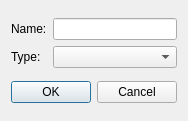
<?xml version="1.0" encoding="UTF-8"?>
<ui version="4.0">
 <class>AddCustomPropertyDialog</class>
 <widget class="QDialog" name="AddCustomPropertyDialog">
  <property name="geometry">
   <rect>
    <x>0</x>
    <y>0</y>
    <width>176</width>
    <height>121</height>
   </rect>
  </property>
  <property name="windowTitle">
   <string>Add Custom Property</string>
  </property>
  <property name="windowIcon">
   <iconset>
    <normaloff>AddProperty.svg</normaloff>AddProperty.svg</iconset>
  </property>
  <layout class="QVBoxLayout" name="verticalLayout">
   <item>
    <layout class="QGridLayout" name="Layout">
     <item row="0" column="0">
      <widget class="QLabel" name="label">
       <property name="text">
        <string>Name:</string>
       </property>
      </widget>
     </item>
     <item row="0" column="1">
      <widget class="QLineEdit" name="Name"/>
     </item>
     <item row="1" column="0">
      <widget class="QLabel" name="label_2">
       <property name="text">
        <string>Type:</string>
       </property>
      </widget>
     </item>
     <item row="1" column="1">
      <widget class="QComboBox" name="Type"/>
     </item>
    </layout>
   </item>
   <item>
    <widget class="QDialogButtonBox" name="buttonBox">
     <property name="orientation">
      <enum>Qt::Horizontal</enum>
     </property>
     <property name="standardButtons">
      <set>QDialogButtonBox::Cancel|QDialogButtonBox::Ok</set>
     </property>
    </widget>
   </item>
  </layout>
 </widget>
 <resources/>
 <connections>
  <connection>
   <sender>buttonBox</sender>
   <signal>accepted()</signal>
   <receiver>AddCustomPropertyDialog</receiver>
   <slot>accept()</slot>
   <hints>
    <hint type="sourcelabel">
     <x>248</x>
     <y>254</y>
    </hint>
    <hint type="destinationlabel">
     <x>157</x>
     <y>274</y>
    </hint>
   </hints>
  </connection>
  <connection>
   <sender>buttonBox</sender>
   <signal>rejected()</signal>
   <receiver>AddCustomPropertyDialog</receiver>
   <slot>reject()</slot>
   <hints>
    <hint type="sourcelabel">
     <x>316</x>
     <y>260</y>
    </hint>
    <hint type="destinationlabel">
     <x>286</x>
     <y>274</y>
    </hint>
   </hints>
  </connection>
 </connections>
</ui>
